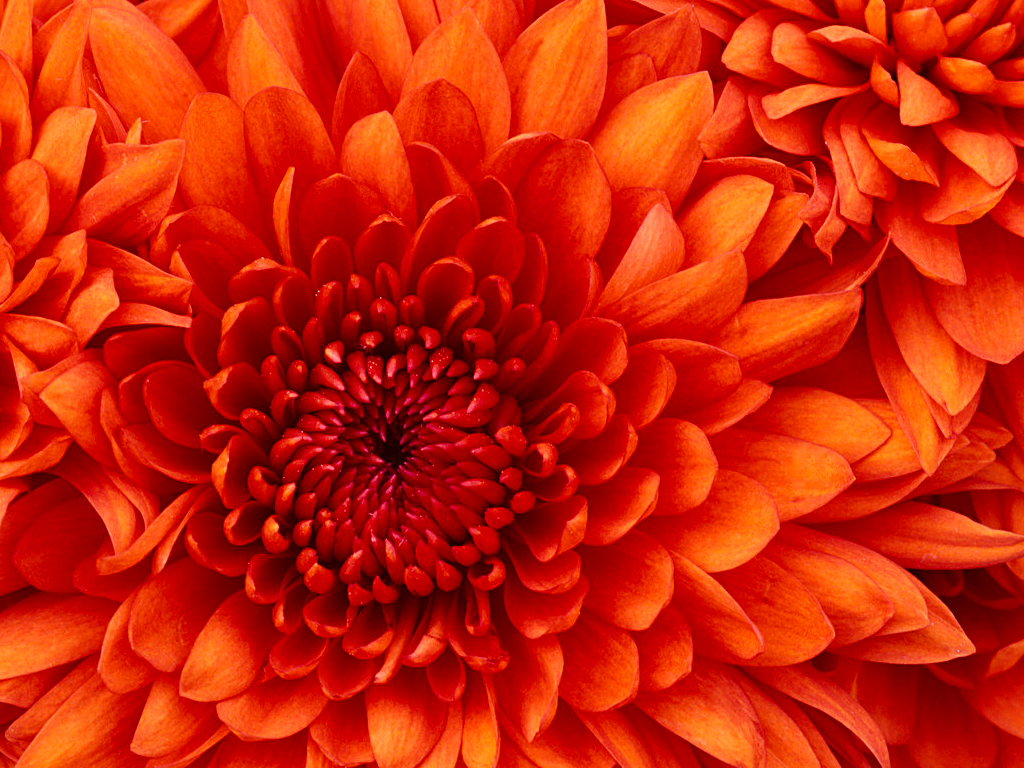
%> input picture 6th_sem/souptik_codes/matlabprograms/day 5/C.jpg, 1024 x 768 px
$ octave copy_xy.m   (GNU Octave 9; MATLAB toolbox functions it lacks are replaced by stand-ins)
%> lines starting %> are read from the running program, lines starting %| are printed output that depends on the picture
%write a program to copy an image n-times along x-axis and y axis and add
%border
clc;
clear all;
close all;
file1=input('\n enter input image file name','s');
%> the answer given: C.jpg
file2=input('\n enter output image file name','s');
%> the answer given: out.png
nx=input('\n enter the number of times to be copied along x');
%> the answer given: 3
ny=input('\n enter the number of times to be copied along y');
%> the answer given: 3
x=imread(file1);
%> x is the input picture: size 768x1024x3 uint8; mean R, G, B 203.1, 35.5, 9.2
[r,c,d]=size(x);
%> r = 768; c = 1024; d = 3
x(:,c-10:c,:)=0;
x(:,1:10,:)=0;
x(1:10,:,:)=0;
x(r-10:r,:,:)=0;
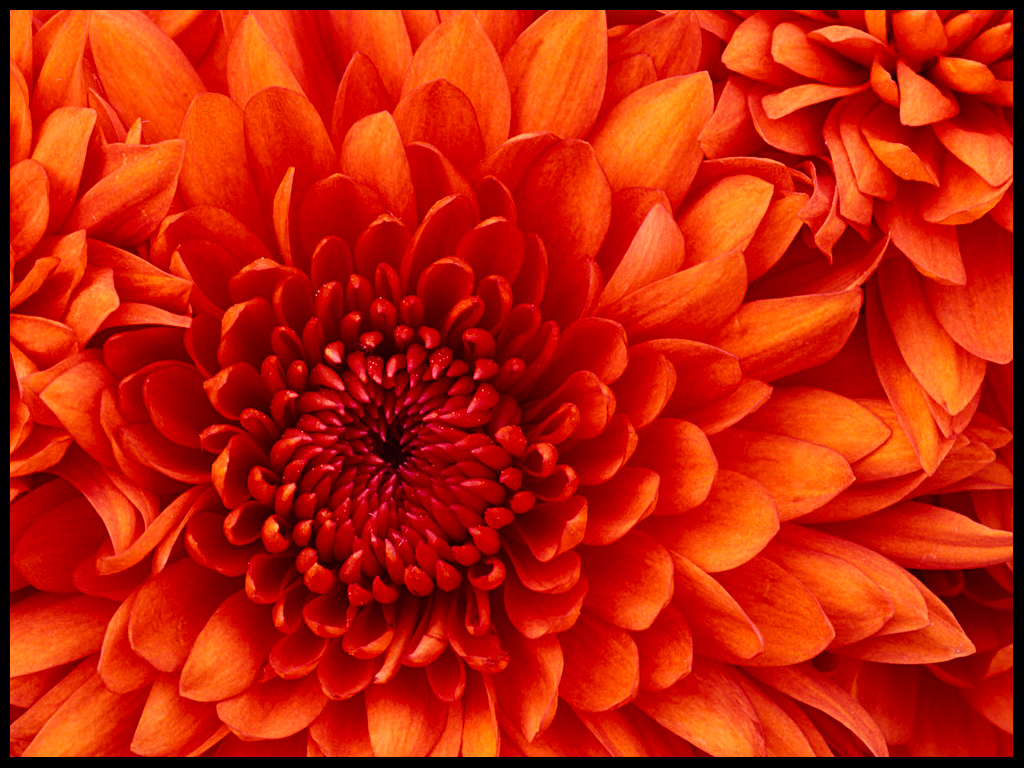
%> x: size 768x1024x3 uint8; mean R, G, B 192.9, 33.4, 8.7
% to copy image along x axis
c1=1;
for i=1:nx
    y(1:r,c1:i*c,1:d)=x(1:r,1:c,1:d);
    c1=c1+c;
end
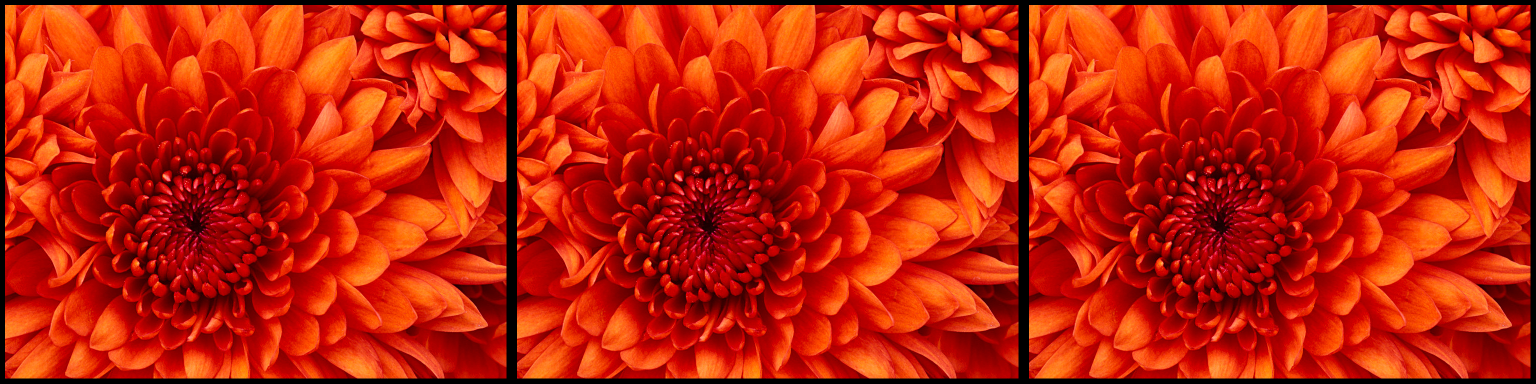
%> y: size 768x3072x3 uint8 (shown at 1/2 size); mean R, G, B 192.9, 33.4, 8.7
[r,c,d]=size(y);
%> c = 3072
r1=1;
for i=1:ny
    z(r1:r*i,1:c,1:d)=y(1:r,1:c,1:d);
    r1=r1+r;
end
[r,c,d]=size(z);
%> r = 2304
z(:,c-20:c,:)=0;
z(:,1:20,:)=0;
z(1:20,:,:)=0;
z(r-20:r,:,:)=0;
imshow(z);
imwrite(z,file2);

$ run again, on 6th_sem/souptik_codes/matlabprograms/day 5/d1.jpg
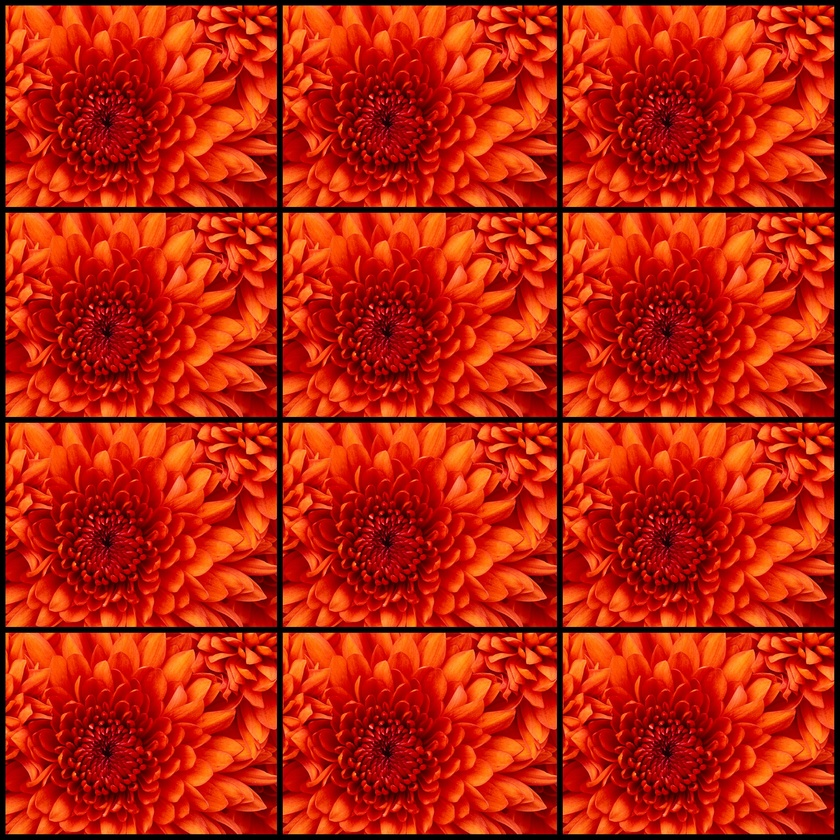
%> input picture 6th_sem/souptik_codes/matlabprograms/day 5/d1.jpg, 840 x 840 px, shrunk from 3072 x 3072 before the run
%> x is the input picture: size 840x840x3 uint8; mean R, G, B 189.5, 34.3, 11.4
%> `x(r-10:r,:,:)=0;`:
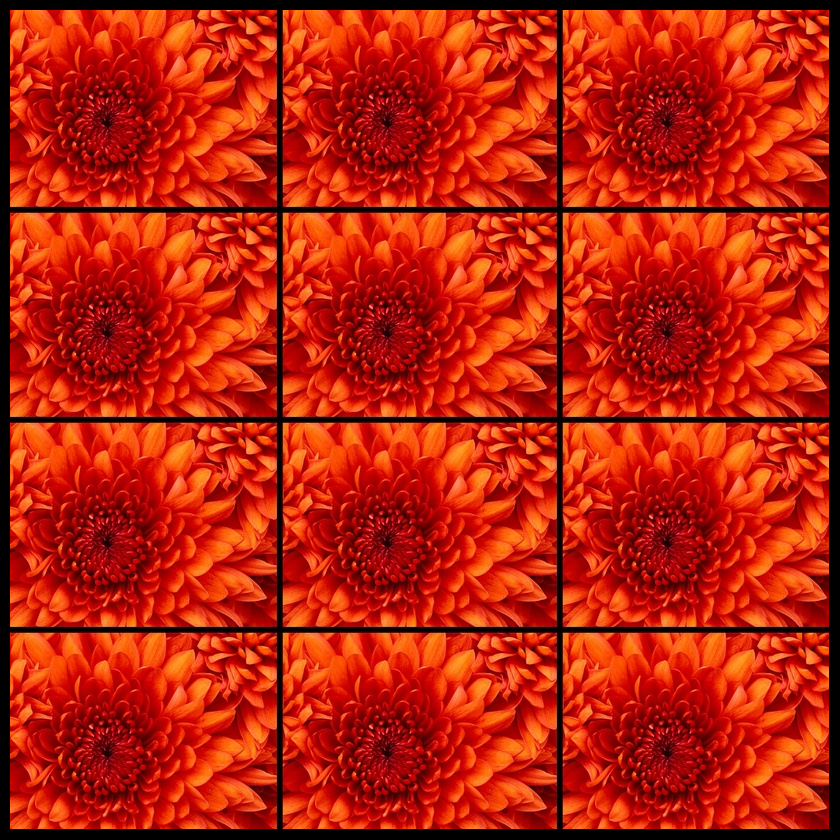
%> x: size 840x840x3 uint8; mean R, G, B 184.7, 33.1, 10.9
%> after the loop `for i=1:nx`:
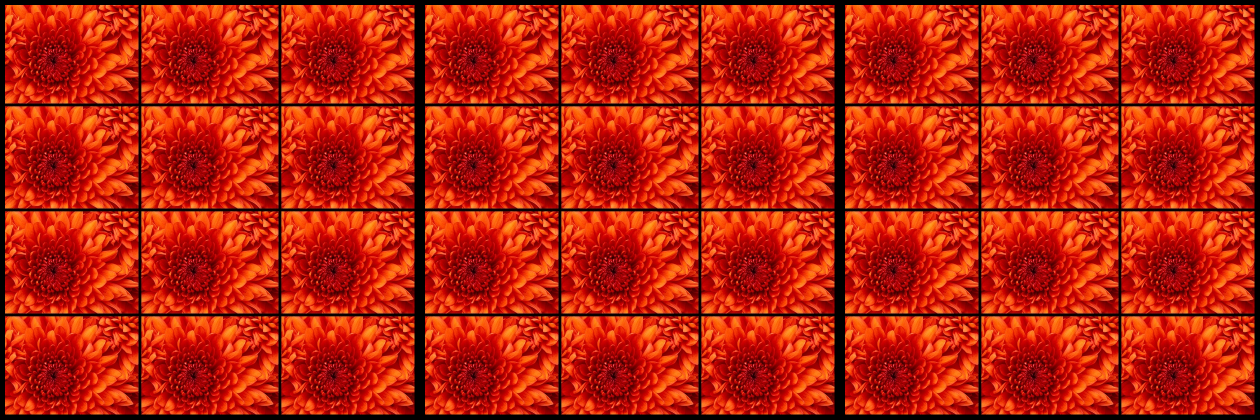
%> y: size 840x2520x3 uint8 (shown at 1/2 size); mean R, G, B 184.7, 33.1, 10.9
